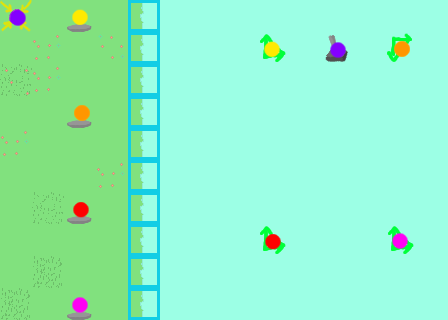

Tiled map render using the project's own tile images. Description and the map definition, with tile-layer contents summarised, below:
An orthogonal 14x10 tile map with 32x32 px tiles, 4 tile layers (Kachelebene 1, collision, entities, connections).

<map version="1.0" orientation="orthogonal" width="14" height="10" tilewidth="32" tileheight="32">
 <properties>
  <property name="description" value="more than one solution?" />
 </properties>
 <tileset firstgid="1" name="tileset" tilewidth="32" tileheight="32">
  <image source="tileset.png" width="256" height="256" />
 </tileset>
 <layer name="Kachelebene 1" width="14" height="10">
  <data>[140 cells, 140 non-empty, 3 distinct tile ids]</data>
 </layer>
 <layer name="collision" width="14" height="10">
  <data>[140 cells, 10 non-empty, 1 distinct tile ids]</data>
 </layer>
 <layer name="entities" width="14" height="10">
  <data>[140 cells, 19 non-empty, 10 distinct tile ids]</data>
 </layer>
 <layer name="connections" width="14" height="10">
  <data>[140 cells, 10 non-empty, 5 distinct tile ids]</data>
 </layer>
</map>
